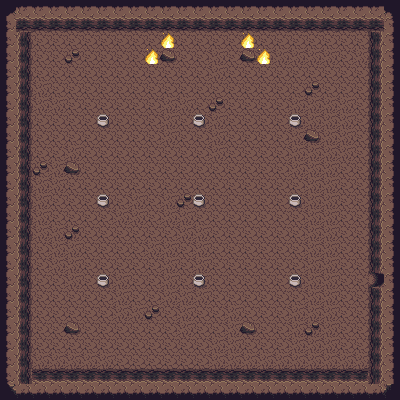

A 2D game scene composited from a Tiled map and its tileset images. What follows is a short description and the map's XML, with each tile layer's data collapsed to a summary:
An orthogonal 25x25 tile map with 16x16 px tiles, 5 tile layers (Background, Mapa, AdornosBack, AdornosFront, ...), 3 tilesets and 30 objects (10x Vacija misteriosa).

<map version="1.2" tiledversion="1.3.1" orientation="orthogonal" renderorder="right-down" compressionlevel="0" width="25" height="25" tilewidth="16" tileheight="16" infinite="0" nextlayerid="8" nextobjectid="56">
 <tileset firstgid="1" source="../Tilesets/Cave.tsx" />
 <tileset firstgid="1001" source="../Tilesets/Minotaur - Sprite Sheet.tsx" />
 <tileset firstgid="1201" source="../Tilesets/Objects.tsx" />
 <layer id="1" name="Background" width="25" height="25">
  <data>[625 cells, 625 non-empty, 10 distinct tile ids]</data>
 </layer>
 <layer id="2" name="Mapa" width="25" height="25">
  <data>[625 cells, 207 non-empty, 7 distinct tile ids]</data>
 </layer>
 <layer id="3" name="AdornosBack" width="25" height="25">
  <data>[625 cells, 0 non-empty, 0 distinct tile ids]</data>
 </layer>
 <layer id="4" name="AdornosFront" width="25" height="25">
  <data>[625 cells, 0 non-empty, 0 distinct tile ids]</data>
 </layer>
 <layer id="5" name="Foreground" width="25" height="25">
  <data>[625 cells, 0 non-empty, 0 distinct tile ids]</data>
 </layer>
 <objectgroup id="6" name="Colisiones">
  <object id="1" x="160" y="32" width="16" height="16" />
  <object id="2" x="144" y="48" width="16" height="16" />
  <object id="3" x="240" y="32" width="16" height="16" />
  <object id="4" x="256" y="48" width="16" height="16" />
  <object id="9" x="96" y="113" width="14" height="15" />
  <object id="10" x="192" y="113" width="14" height="15" />
  <object id="11" x="288" y="113" width="14" height="15" />
  <object id="12" x="96" y="193" width="14" height="15" />
  <object id="13" x="192" y="193" width="14" height="15" />
  <object id="14" x="288" y="193" width="14" height="15" />
  <object id="15" x="96" y="273" width="14" height="15" />
  <object id="16" x="192" y="273" width="14" height="15" />
  <object id="17" x="288" y="273" width="14" height="15" />
  <object id="41" x="372" y="272">
   <polyline points="0,0 0,-242 -344,-242 -344,98 0,98 0,16" />
  </object>
  <object id="50" x="64" y="320" width="16" height="16">
   <ellipse />
  </object>
  <object id="51" x="240" y="320" width="16" height="16">
   <ellipse />
  </object>
  <object id="52" x="64" y="160" width="16" height="16">
   <ellipse />
  </object>
  <object id="53" x="304" y="128" width="16" height="16">
   <ellipse />
  </object>
  <object id="54" x="160" y="48" width="16" height="16">
   <ellipse />
  </object>
  <object id="55" x="240" y="48" width="16" height="16">
   <ellipse />
  </object>
 </objectgroup>
 <objectgroup id="7" name="Interacciones">
  <object id="27" name="Vacija misteriosa" x="94" y="111" width="18" height="19" />
  <object id="32" name="Vacija misteriosa" x="288" y="193" width="14" height="15" />
  <object id="42" name="Vacija misteriosa" x="190" y="111" width="18" height="19" />
  <object id="43" name="Vacija misteriosa" x="286" y="111" width="18" height="19" />
  <object id="44" name="Vacija misteriosa" x="94" y="191" width="18" height="19" />
  <object id="45" name="Vacija misteriosa" x="190" y="191" width="18" height="19" />
  <object id="46" name="Vacija misteriosa" x="286" y="191" width="18" height="19" />
  <object id="47" name="Vacija misteriosa" x="94" y="271" width="18" height="19" />
  <object id="48" name="Vacija misteriosa" x="190" y="271" width="18" height="19" />
  <object id="49" name="Vacija misteriosa" x="286" y="271" width="18" height="19" />
 </objectgroup>
</map>
